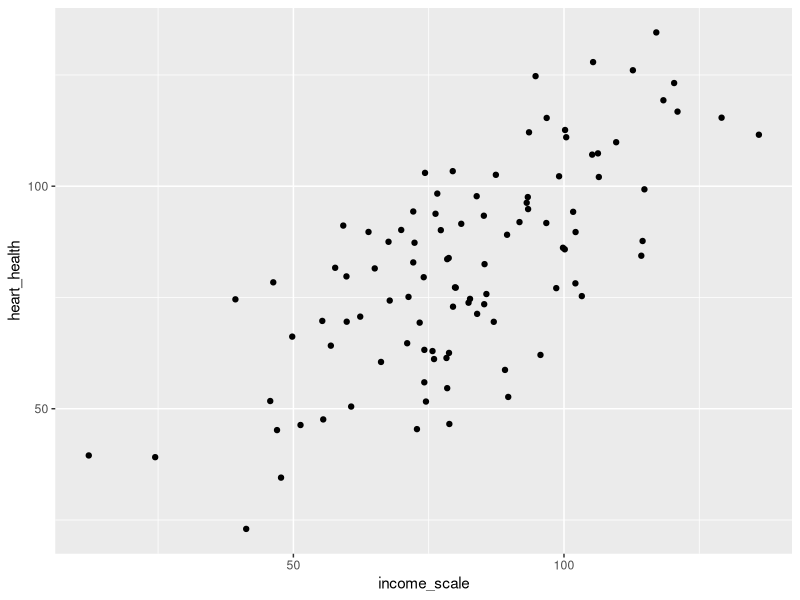
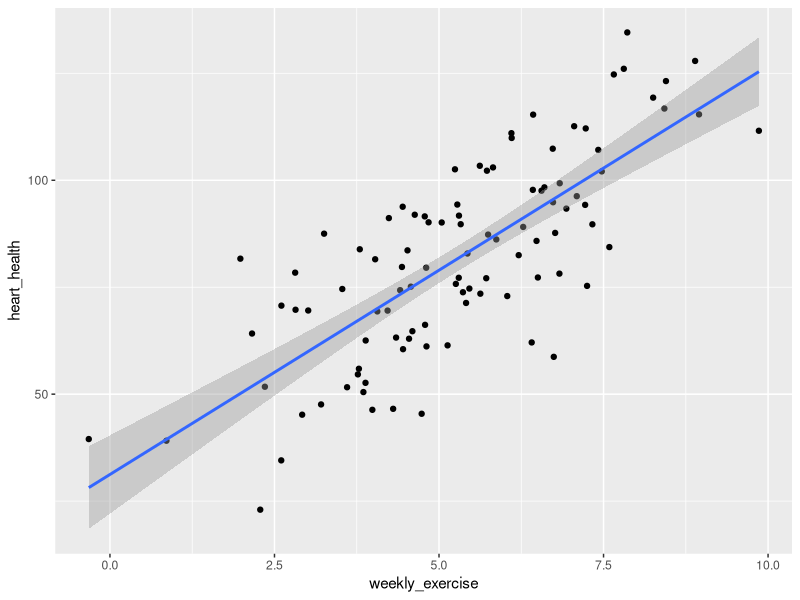

Recreate these plots in R, in order.
## ---- chunk 1

library(tidyverse)
set.seed(123)

age <- sample(18:100, 100, replace = TRUE)
gender <- sample(c(1, 0), 100, replace = TRUE)  # 1 = Female, 0 = Male
kids <- sample(0:5, 100, replace = TRUE)

# Now build the data.frame with dependent vars defined inline
data <- data.frame(
  age = age,
  gender = gender,
  height = rnorm(100, mean = 5.5, sd = 0.75) + gender * -0.25,
  kids = kids,
  income = rnorm(100, mean = 45000, sd = 10000) + age * 1000 + gender * (-2000) + kids * (-3000),
  years_edu = sample(10:23, 100, replace = TRUE) + age * 1 + gender * 2
)

head(data)
## ---- chunk 2

# categorical interpetation
model1 <- lm(height ~ gender, data)

summary(model1)

## ---- chunk 3

# continious interpetation
model2 <- lm(income ~ age, data)

summary(model2)

## ---- chunk 4

# What if we have a confounding variable?

# This will be our confounding variable
weekly_exercise <- rnorm(100,5,2)

# lets make our new dataframe
df_confound <- tibble(income_scale = (rnorm(100,30000,10000) + 10000*weekly_exercise)/1000,
                      age = rnorm(100,35,10),
                      # this is another function that creats a binary variable based on probability 
                      female = rbinom(100,1,.5),
                      heart_health = 60 + 10*weekly_exercise - 1*age + 8*female + rnorm(100,0,10))

# regression model
model3 <- lm(heart_health ~ income_scale + age + female, df_confound)
summary(model3)

# visual
df_confound |>
  ggplot(aes(x = income_scale, y = heart_health)) + 
  geom_point()

## ---- chunk 5

model.fix <- lm(heart_health ~ weekly_exercise + income_scale + age + female,df_confound)
summary(model.fix)

df_confound |>
  ggplot(aes(x=weekly_exercise,y = heart_health)) + 
  geom_point()+
  # lets add a line based on using a linear regression
  geom_smooth(method ="lm")

## ---- chunk 6
#install.packages("broom")
library(broom)

model <- lm(heart_health ~ weekly_exercise + age + female,df_confound)
summary(model.fix)

scen <- crossing(weekly_exercise = 10, age = 35, female = 1)

augment(model, newdata = scen)
